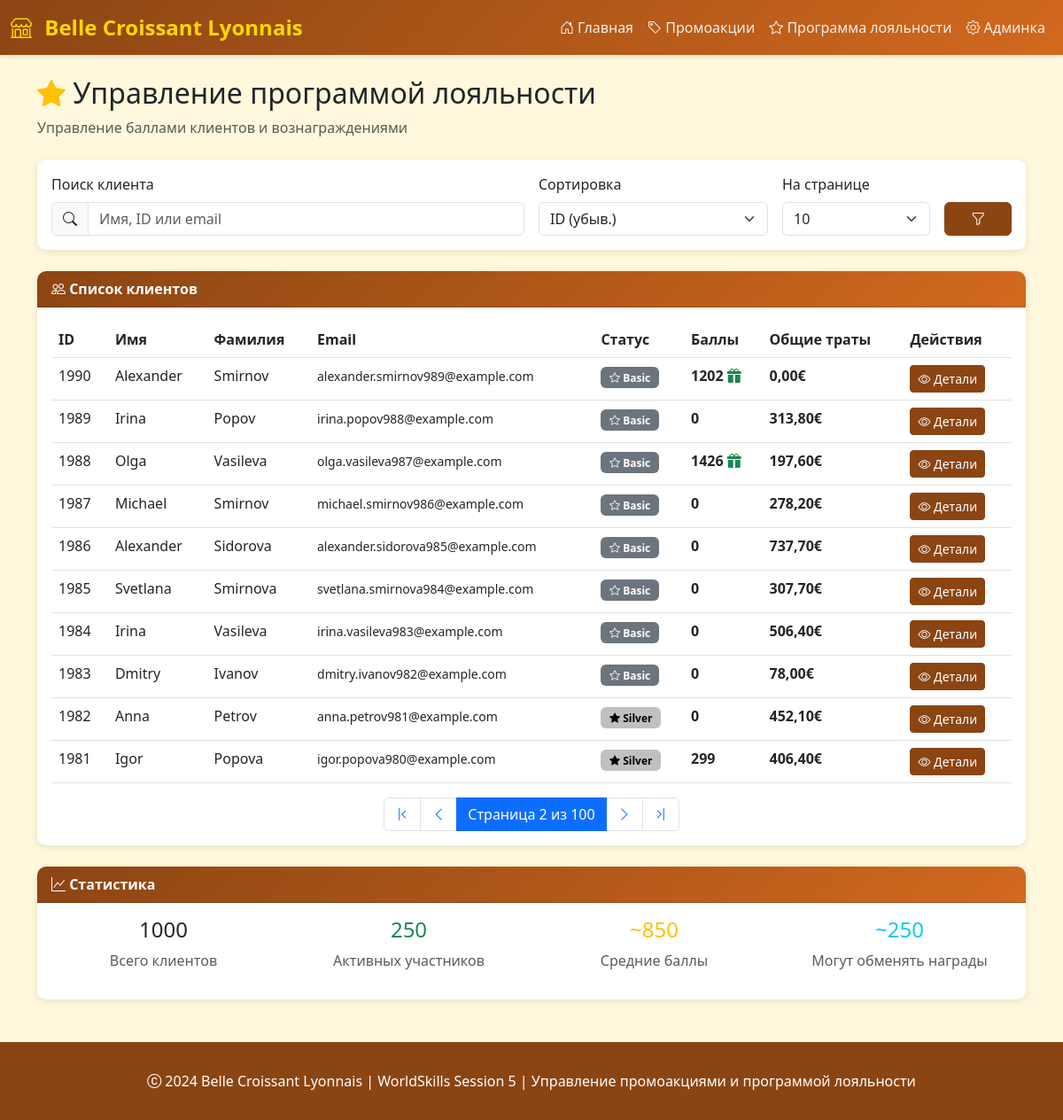
/loyalty/?page=2&search=&sort=-id&per_page=10, run on the app's committed database.
### api_mock/models.py (models this page shows, shortened)
class Customer(models.Model):
    MEMBERSHIP_STATUS_CHOICES = [
        ('Basic', 'Basic'),
        ('Silver', 'Silver'),
        ('Gold', 'Gold'),
    ]
    first_name = models.CharField('Имя', max_length=100)
    last_name = models.CharField('Фамилия', max_length=100)
    email = models.EmailField('Email', unique=True)
    phone = models.CharField('Телефон', max_length=20, blank=True)
    membership_status = models.CharField(
        'Статус членства',
        max_length=20,
        choices=MEMBERSHIP_STATUS_CHOICES,
        default='Basic'
    )
    registration_date = models.DateField('Дата регистрации', auto_now_add=True)
    total_spending = models.DecimalField(
        'Общая сумма покупок',
        max_digits=10,
        decimal_places=2,
        default=0,
        validators=[MinValueValidator(0)]
    )
    class Meta:
        db_table = 'mock_customers'
        verbose_name = 'Клиент (Mock)'
        verbose_name_plural = 'Клиенты (Mock)'
        ordering = ['-id']

### loyalty/views.py (the view, shortened to what this page needs)
# urls.py: path('', views.loyalty_list, name='list'),
def loyalty_list(request):
    search_query = request.GET.get('search', '')
    customers = Customer.objects.all()
    sort_by = request.GET.get('sort', '-id')
    valid_sorts = ['id', '-id', 'first_name', '-first_name', 'last_name', '-last_name',
                   'email', '-email', 'membership_status', '-membership_status',
                   'total_spending', '-total_spending']
    if sort_by in valid_sorts:
        customers = customers.order_by(sort_by)
    customers_data = []
    for customer in customers:
        try:
            loyalty = LoyaltyProgram.objects.get(customer_id=customer.id)
            loyalty_points = loyalty.loyalty_points
        except LoyaltyProgram.DoesNotExist:
            loyalty_points = 0
        customers_data.append({
            'customer': customer,
            'loyalty_points': loyalty_points
        })
    per_page = int(request.GET.get('per_page', 10))
    paginator = Paginator(customers_data, per_page)
    page_number = request.GET.get('page', 1)
    page_obj = paginator.get_page(page_number)
    context = {
        'page_obj': page_obj,
        'search_query': search_query,
        'sort_by': sort_by,
        'per_page': per_page,
    }
    return render(request, 'loyalty/list.html', context)

### templates/loyalty/list.html (shortened to what this page needs)
{% extends 'base.html' %}
{% block content %}
<div class="mb-4">
    <h2><i class="bi bi-star-fill text-warning"></i> Управление программой лояльности</h2>
    <p class="text-muted">Управление баллами клиентов и вознаграждениями</p>
</div>
<div class="card mb-4">
    <div class="card-body">
        <form method="get" class="row g-3">
            <div class="col-md-6">
                <label class="form-label">Поиск клиента</label>
                <div class="input-group">
                    <span class="input-group-text"><i class="bi bi-search"></i></span>
                    <input type="text" class="form-control" name="search"
                           placeholder="Имя, ID или email" value="{{ search_query }}">
                </div>
            </div>
            <div class="col-md-3">
                <label class="form-label">Сортировка</label>
                <select class="form-select" name="sort">
                    <option value="-id" {% if sort_by == '-id' %}selected{% endif %}>ID (убыв.)</option>
                </select>
            </div>
            <div class="col-md-2">
                <label class="form-label">На странице</label>
                <select class="form-select" name="per_page">
                    <option value="10" {% if per_page == 10 %}selected{% endif %}>10</option>
                </select>
            </div>
            <div class="col-md-1 d-flex align-items-end">
                <button type="submit" class="btn btn-primary w-100">
                    <i class="bi bi-funnel"></i>
                </button>
            </div>
        </form>
    </div>
</div>
<div class="card">
    <div class="card-header">
        <i class="bi bi-people"></i> Список клиентов
    </div>
    <div class="card-body">
        <div class="table-responsive">
            <table class="table table-hover">
                <thead>
                    <tr>
                        <th>ID</th>
                        <th>Имя</th>
                        <th>Фамилия</th>
                        <th>Email</th>
                        <th>Статус</th>
                        <th>Баллы</th>
                        <th>Общие траты</th>
                        <th>Действия</th>
                    </tr>
                </thead>
                <tbody>
                    {% for item in page_obj %}
                    <tr>
                        <td>{{ item.customer.id }}</td>
                        <td>{{ item.customer.first_name }}</td>
                        <td>{{ item.customer.last_name }}</td>
                        <td><small>{{ item.customer.email }}</small></td>
                        <td>
                            {% if item.customer.membership_status == 'Gold' %}
                            <span class="badge" style="background-color: #FFD700; color: #000;">
                                <i class="bi bi-star-fill"></i> Gold
                            </span>
                            {% elif item.customer.membership_status == 'Silver' %}
                            <span class="badge" style="background-color: #C0C0C0; color: #000;">
                                <i class="bi bi-star-fill"></i> Silver
                            </span>
                            {% else %}
                            <span class="badge bg-secondary">
                                <i class="bi bi-star"></i> Basic
                            </span>
                            {% endif %}
                        </td>
                        <td>
                            <strong>{{ item.loyalty_points }}</strong>
                            {% if item.loyalty_points >= 1000 %}
                            <i class="bi bi-gift-fill text-success" title="Можно обменять на награду"></i>
                            {% endif %}
                        </td>
                        <td><strong>{{ item.customer.total_spending }}€</strong></td>
                        <td>
                            <a href="{% url 'loyalty:detail' item.customer.id %}" class="btn btn-sm btn-primary">
                                <i class="bi bi-eye"></i> Детали
                            </a>
                        </td>
                    </tr>
                    {% empty %}
                    <tr>
                        <td colspan="8" class="text-center text-muted">
                            <i class="bi bi-inbox"></i> Клиенты не найдены
                        </td>
                    </tr>
                    {% endfor %}
                </tbody>
            </table>
        </div>
        {% if page_obj.has_other_pages %}
        <nav aria-label="Навигация по страницам">
            <ul class="pagination justify-content-center mb-0">
                {% if page_obj.has_previous %}
                <li class="page-item">
                    <a class="page-link" href="?page=1&search={{ search_query }}&sort={{ sort_by }}&per_page={{ per_page }}">
                        <i class="bi bi-chevron-bar-left"></i>
                    </a>
                </li>
                <li class="page-item">
                    <a class="page-link" href="?page={{ page_obj.previous_page_number }}&search={{ search_query }}&sort={{ sort_by }}&per_page={{ per_page }}">
                        <i class="bi bi-chevron-left"></i>
                    </a>
                </li>
                {% endif %}
                <li class="page-item active">
                    <span class="page-link">
                        Страница {{ page_obj.number }} из {{ page_obj.paginator.num_pages }}
                    </span>
                </li>
                {% if page_obj.has_next %}
                <li class="page-item">
                    <a class="page-link" href="?page={{ page_obj.next_page_number }}&search={{ search_query }}&sort={{ sort_by }}&per_page={{ per_page }}">
                        <i class="bi bi-chevron-right"></i>
                    </a>
                </li>
                <li class="page-item">
                    <a class="page-link" href="?page={{ page_obj.paginator.num_pages }}&search={{ search_query }}&sort={{ sort_by }}&per_page={{ per_page }}">
                        <i class="bi bi-chevron-bar-right"></i>
                    </a>
                </li>
                {% endif %}
            </ul>
        </nav>
        {% endif %}
    </div>
</div>
<div class="row mt-4">
    <div class="col-md-12">
        <div class="card">
            <div class="card-header">
                <i class="bi bi-graph-up"></i> Статистика
            </div>
            <div class="card-body">
                <div class="row text-center">
                    <div class="col-md-3">
                        <h4>{{ page_obj.paginator.count }}</h4>
                        <p class="text-muted">Всего клиентов</p>
                    </div>
                    <div class="col-md-3">
                        <h4 class="text-success">250</h4>
                        <p class="text-muted">Активных участников</p>
                    </div>
                    <div class="col-md-3">
                        <h4 class="text-warning">~850</h4>
                        <p class="text-muted">Средние баллы</p>
                    </div>
                    <div class="col-md-3">
                        <h4 class="text-info">~{{ page_obj.paginator.count|add:"-750" }}</h4>
                        <p class="text-muted">Могут обменять награды</p>
                    </div>
                </div>
            </div>
        </div>
    </div>
</div>
{% endblock %}

### templates/base.html (style rules this page uses)
:root { --primary-color: #8B4513; --secondary-color: #D2691E; --accent-color: #FFD700; --background-color: #FFF8DC; }
body { font-family: 'Segoe UI', Tahoma, Geneva, Verdana, sans-serif; background-color: var(--background-color); }
.card { border: none; box-shadow: 0 2px 8px rgba(0,0,0,0.1); border-radius: 10px; margin-bottom: 1.5rem; }
.card-header { background: linear-gradient(135deg, var(--primary-color), var(--secondary-color)); color: white; font-weight: bold; border-radius: 10px 10px 0 0 !important; }
.btn-primary { background-color: var(--primary-color); border-color: var(--primary-color); }
.badge { padding: 0.5em 0.8em; }

### data on the page
Customer: customer.id "1990", customer.first_name "Alexander", customer.last_name "Smirnov", customer.email "alexander.smirnov989@example.com", membership_status "Basic" (drawn), loyalty_points "1202", customer.total_spending "0,00"
Customer: customer.id "1989", customer.first_name "Irina", customer.last_name "Popov", customer.email "irina.popov988@example.com", membership_status "Basic" (drawn), loyalty_points "0", customer.total_spending "313,80"
Customer: customer.id "1988", customer.first_name "Olga", customer.last_name "Vasileva", customer.email "olga.vasileva987@example.com", membership_status "Basic" (drawn), loyalty_points "1426", customer.total_spending "197,60"
Customer: customer.id "1987", customer.first_name "Michael", customer.last_name "Smirnov", customer.email "michael.smirnov986@example.com", membership_status "Basic" (drawn), loyalty_points "0", customer.total_spending "278,20"
Customer: customer.id "1986", customer.first_name "Alexander", customer.last_name "Sidorova", customer.email "alexander.sidorova985@example.com", membership_status "Basic" (drawn), loyalty_points "0", customer.total_spending "737,70"
Customer: customer.id "1985", customer.first_name "Svetlana", customer.last_name "Smirnova", customer.email "svetlana.smirnova984@example.com", membership_status "Basic" (drawn), loyalty_points "0", customer.total_spending "307,70"
Customer: customer.id "1984", customer.first_name "Irina", customer.last_name "Vasileva", customer.email "irina.vasileva983@example.com", membership_status "Basic" (drawn), loyalty_points "0", customer.total_spending "506,40"
Customer: customer.id "1983", customer.first_name "Dmitry", customer.last_name "Ivanov", customer.email "dmitry.ivanov982@example.com", membership_status "Basic" (drawn), loyalty_points "0", customer.total_spending "78,00"
Customer: customer.id "1982", customer.first_name "Anna", customer.last_name "Petrov", customer.email "anna.petrov981@example.com", membership_status "Silver" (drawn), loyalty_points "0", customer.total_spending "452,10"
Customer: customer.id "1981", customer.first_name "Igor", customer.last_name "Popova", customer.email "igor.popova980@example.com", membership_status "Silver" (drawn), loyalty_points "299", customer.total_spending "406,40"

### other printed values
{{ page_obj.number }} "2"
{{ page_obj.paginator.num_pages }} "100"
{{ page_obj.paginator.count }} "1000"
{{ page_obj.paginator.count|add:"-750" }} "250"
